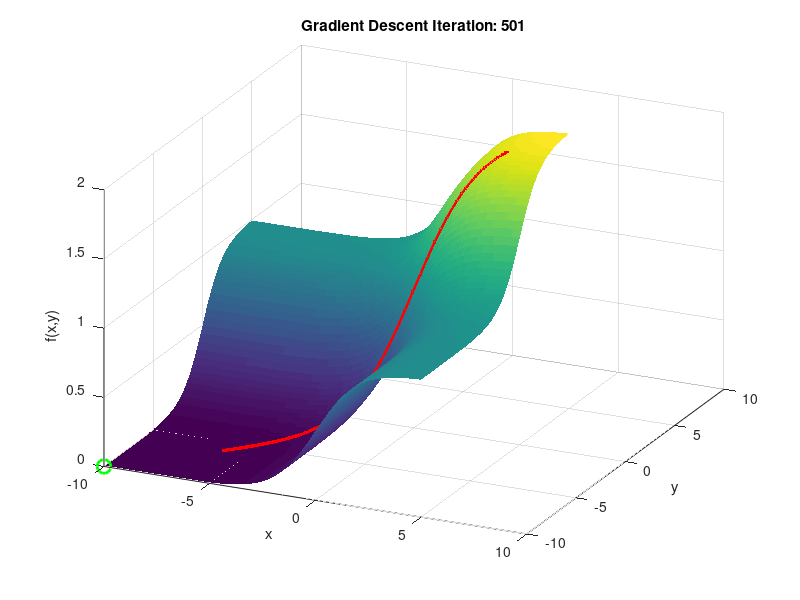

MATLAB code for this plot:
% Gradient Descent Visualization in 3D
clear; clc; close all;

% Sigmoid-based objective
sigmoid = @(x) 1 ./ (1 + exp(-x));
f = @(x, y) sigmoid(x) + sigmoid(y);

% Gradient of the sigmoid sum
grad = @(x, y) [sigmoid(x) * (1 - sigmoid(x));
                sigmoid(y) * (1 - sigmoid(y))];

% Set parameters
alpha_init = 1;       % initial step size
beta = 0.5;           % step size shrink factor
c = 1e-4;             % Armijo condition constant
max_iter = 500;
tol = 1e-6;
x0 = [3; 3];          % Starting point

% Create grid for plotting the surface
[xg, yg] = meshgrid(-10:0.2:5, -10:0.2:5);
zg = f(xg, yg);

% Initialize position
x = x0;
history = x;
tic;

% Run gradient descent
for i = 1:max_iter
    g = grad(x(1), x(2));
    d = -g;  % Descent direction
    alpha = alpha_init;
    
    % Backtracking line search (Armijo rule)
    while f(x(1) + alpha*d(1), x(2) + alpha*d(2)) > f(x(1), x(2)) + c*alpha*(g'*d)
        alpha = beta * alpha;
    end
    
    x = x + alpha * d;
    history(:, end+1) = x;
    if norm(g) < tol
    disp(['Converged at iteration ', num2str(i)]);
    break;
    end
end

elapsed_time = toc;
fprintf('final obj val: %2.6e\n', f(history(1,end), history(2,end)));
fprintf('elapsed time: %2.6f s\n', elapsed_time);

% Plotting and movie setup
figure;
axis tight manual
set(gca,'nextplot','replacechildren');
% v = VideoWriter('gradient_descent_demo.avi'); 
% open(v);

for k = 1:size(history, 2)
    surf(xg, yg, zg, 'EdgeColor', 'none');
    hold on;
    plot3(history(1,1:k), history(2,1:k), f(history(1,1:k), history(2,1:k)), 'r.-', 'LineWidth', 2, 'MarkerSize', 10);
    plot3(-10, -10, f(-10, -10), 'go', 'MarkerSize', 10, 'LineWidth', 2); % True minimum
    title(['Gradient Descent Iteration: ', num2str(k)]);
    xlabel('x'); ylabel('y'); zlabel('f(x,y)');
    view(25, 30);
    drawnow;
    
    % Write frame to video
    frame = getframe(gcf);
%     writeVideo(v, frame);
    
    hold off;
end
fprintf('final obj val: %2.4f', f(history(1,end), history(2,end)))

% close(v);

% [EOF]
